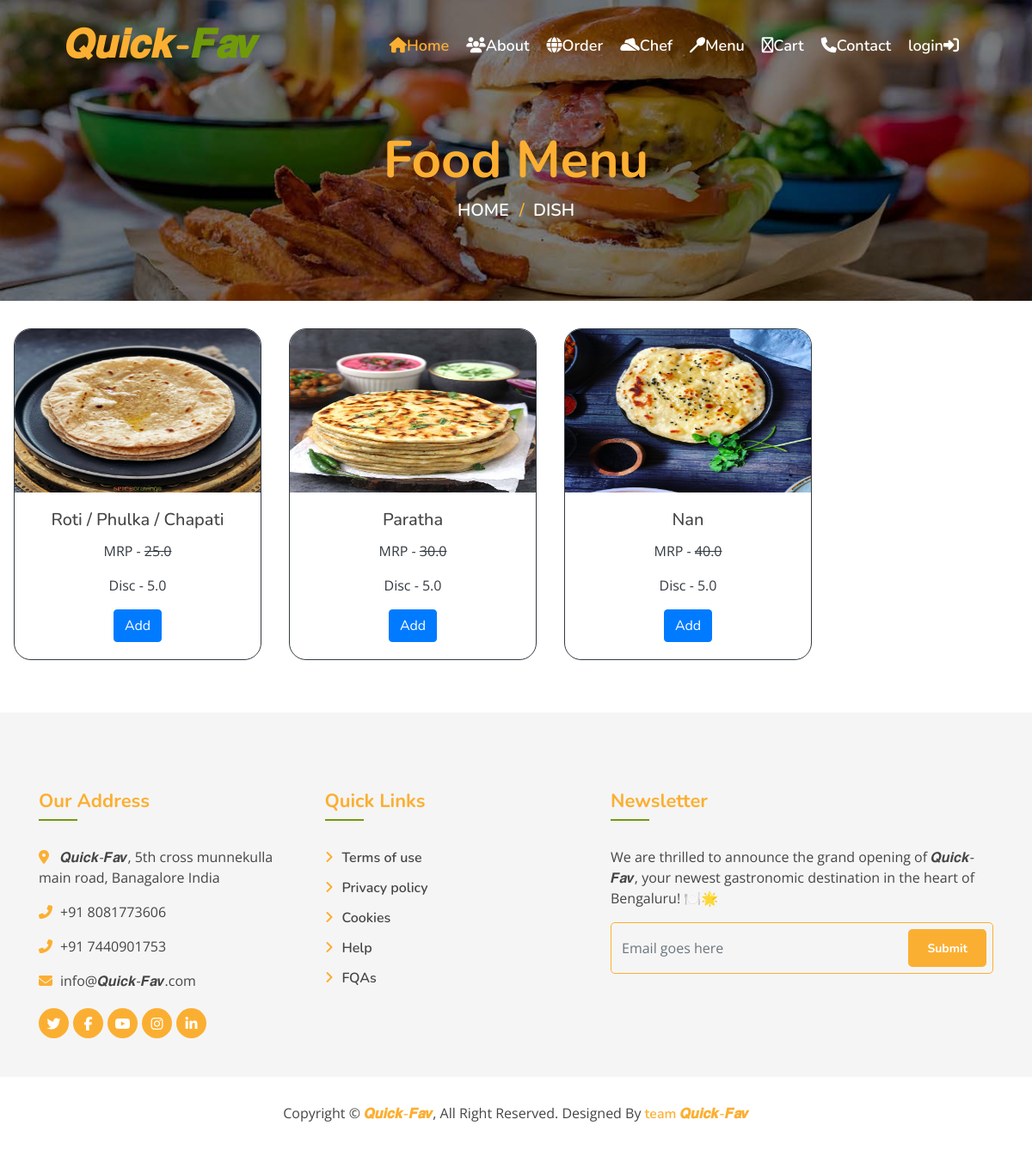
The app's page /dish/3, older data.
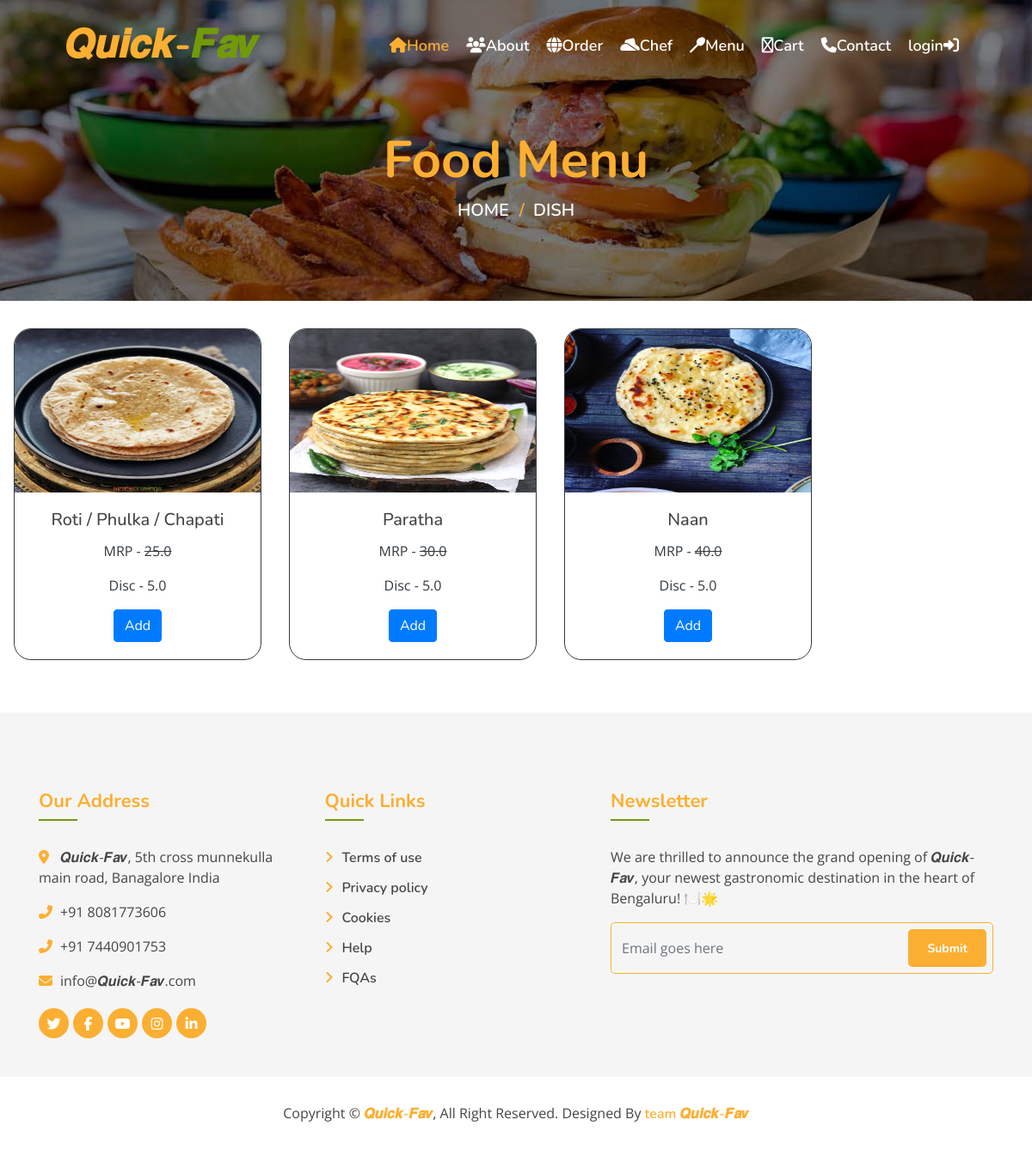
The same page, newer data.
### app/models.py (models this page shows, shortened)
class Dish(models.Model):
    name = models.CharField(max_length=200,unique=True)
    image = models.ImageField(upload_to="dishes")
    ingredients = models.TextField()
    details = models.TextField(blank=True)
    category = models.ForeignKey(Category, on_delete=models.CASCADE)
    price = models.FloatField()
    discount_price = models.FloatField(blank=True)
    is_available = models.BooleanField(default=True)
    added_on = models.DateTimeField(auto_now_add=True)
    updated_on = models.DateTimeField(auto_now=True)
    class Meta:
        verbose_name_plural = 'Dish Table'

### app/views.py (the view)
# urls.py: path('dish/<int:id>',dish,name='dish'),
def dish(request,id):
    c=Category.objects.get(pk=id)
    d=Dish.objects.filter(category=c)
    return render(request,'dish.html',{'dish':d})

### templates/dish.html
{% extends "base.html" %}
{% load static %}
{% block content %}
<div class="page-header mb-0">
    <div class="container">
        <div class="row">
            <div class="col-12">
                <h2>Food Menu</h2>
            </div>
            <div class="col-12">
                <a href="">Home</a>
                <a href="">Dish</a>
            </div>
        </div>
    </div>
</div>
<section class="menu-food mt-3 d-flex justify-content-start flex-wrap">
    {% for d in dish %}
    <div class="card border border-dark overflow-hidden " style="width: 18rem; margin:1rem; border-radius:20px;">
        <img class="card-img-top" width="286" height="190" src="{{d.image.url}}" alt="Card image cap">
        <div class="card-body">
          <h5 class="card-title text-center">{{d.name}}</h5>
          <p class="card-text text-dark text-center">MRP - <s>{{d.price}}</s></p>
          <p class="card-text text-dark text-center">Disc - {{d.discount_price}}  </p>
          <div class="d-flex justify-content-center">
            {% if d.is_available %}
            <a href="{% url 'cart' d.id %}" class="btn btn-primary">Add</a>
            {% else %}
            <a href="#" class="btn btn-danger">Not available</a>
            {% endif %}
        </div>
        </div>
      </div>
    {% endfor %}
</section>
{% endblock content %}

Row changes from the older to the newer data that the page shows:
changed Dish: name "Nan" → "Naan"
